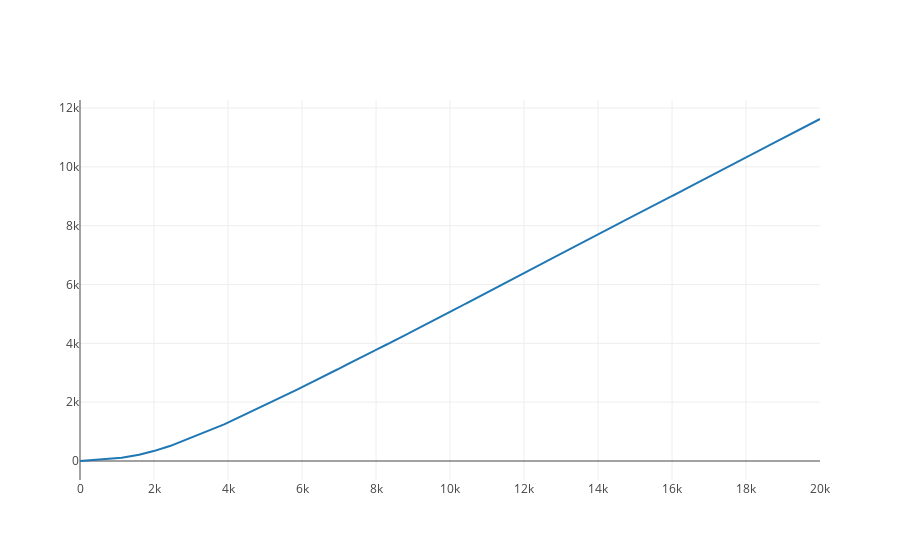

Notebook code cell kept with this figure:
### Code cell
iplot(go.Figure(data=[go.Scatter(x=list(range(20000)),y=reward_history.mean(axis=1).cumsum())]))

### Figure 1 — Plotly figure (JSON) as saved in the notebook; plotly's stock layout.template omitted (floating-point values rounded to 4 significant figures; data arrays with more than 128 entries replaced by an {"elided": "..."} marker saying what was removed)
{"data": [{"type": "scatter", "uid": "774605a8-8c8b-11e9-a3a5-00163e905e1a", "x": {"elided": "20000 int values"}, "y": {"elided": "20000 float values"}}], "layout": {"autosize": true, "xaxis": {"autorange": true, "range": [0, 19999], "type": "linear"}, "yaxis": {"autorange": true, "range": [-645.9, 12270.0], "type": "linear"}}}
